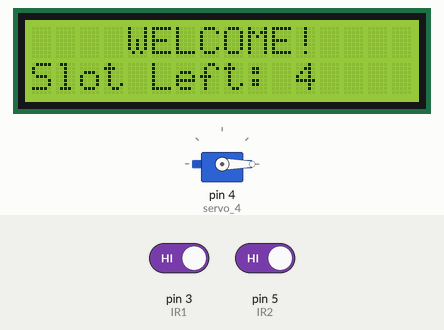
Bench run of a sketch on a simulated Arduino Uno, built with avr-gcc and run on an emulated ATmega328P. On the bench: 16×2 character LCD, servo. The inputs (shaded band) are chosen by the test bench; at power-on: pin 3 (IR1) HIGH, pin 5 (IR2) HIGH.

Above: at 3.2 s.
3.3 s: pin 3 (IR1) driven LOW
At 6.1 s:
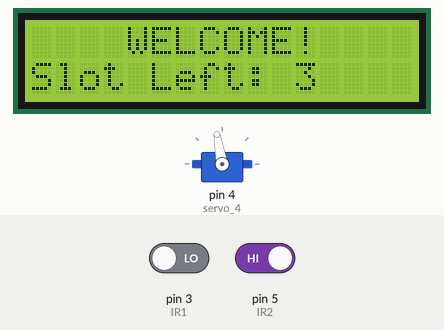
6.3 s: pin 5 (IR2) driven LOW
At 7.78 s:
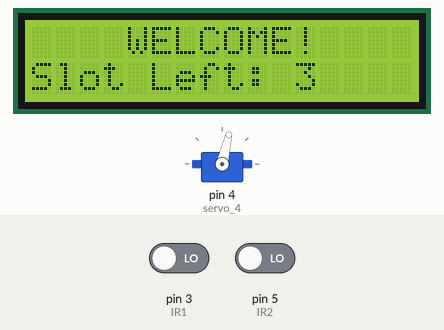
9.3 s: pin 5 (IR2) driven HIGH
At 12.7 s:
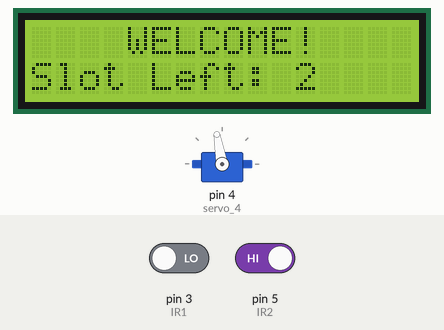
Timing chart, 0 to 14.2 s (numbered marks = the images above; inputs shaded):
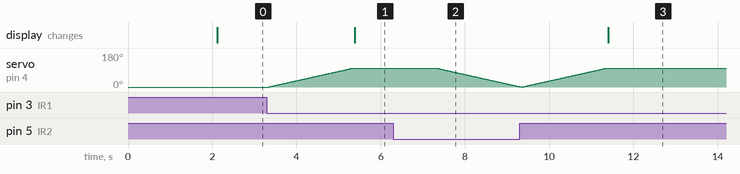

Measured:
- after the input at 3.3 s, servo on pin 4 (servo_4): moves from 0° to 100° over 2.0 s, starting after 0.05 s; the display: changes after 2.1 s (image 1)
- after the input at 6.3 s, servo on pin 4 (servo_4): moves from 100° to 2° over 1.9 s, starting after 1.0 s
- after the input at 9.3 s, servo on pin 4 (servo_4): goes on until 11.4 s, then stays 100°

The sketch:

CAR_PARKING_SYSTEM_ARDUINO.ino
```cpp
// Created by Simple Circuits

#include <Wire.h>
#include <LiquidCrystal_I2C.h>
LiquidCrystal_I2C lcd(0x27,16,2);
#include <Servo.h>
int POSITION = 0;
Servo servo_4;
int IR1 = 3;
int IR2 = 5;
int Slot = 4;           //Total number of parking Slots
int flag1 = 0;
int flag2 = 0;

void setup() {
  Serial.begin(9600);
    lcd.init(); //initialize the lcd
    lcd.backlight(); //open the backlight
pinMode(IR1, INPUT);
pinMode(IR2, INPUT);
servo_4.attach(4, 500, 2500);
servo_4.write(0);

lcd.setCursor (0,0);
lcd.print("     CAR    ");
lcd.setCursor (0,1);
lcd.print(" PARKING SYSTEM ");
delay (2000);
lcd.clear();
}


void loop(){
if(digitalRead (IR1) == LOW && flag1==0){

if(Slot>0){flag1=1;

    if(flag2==0){for (POSITION = 0; POSITION <= 100; POSITION += 1) {
      servo_4.write(POSITION);
      delay(20);
      }
      Slot = Slot-1;
      }

}else{

lcd.setCursor (0,0);
lcd.print("    SORRY :(    ");
lcd.setCursor (0,1);
lcd.print("  Parking Full  ");
delay (3000);
lcd.clear();
 }
}

if(digitalRead (IR2) == LOW && flag2==0){flag2=1;

if(flag1==0){for (POSITION = 0; POSITION <= 100; POSITION += 1) {
      servo_4.write(POSITION);
      delay(20);
      }
      Slot = Slot+1;
  }
}

if(flag1==1 && flag2==1){
delay (1000);
for (POSITION = 100; POSITION >= 1; POSITION -= 1) {
      servo_4.write(POSITION);
      delay(20);
}
flag1=0, flag2=0;

}

lcd.setCursor (0,0);
lcd.print("    WELCOME!    ");
lcd.setCursor (0,1);
lcd.print("Slot Left: ");
lcd.print(Slot);
}
```
